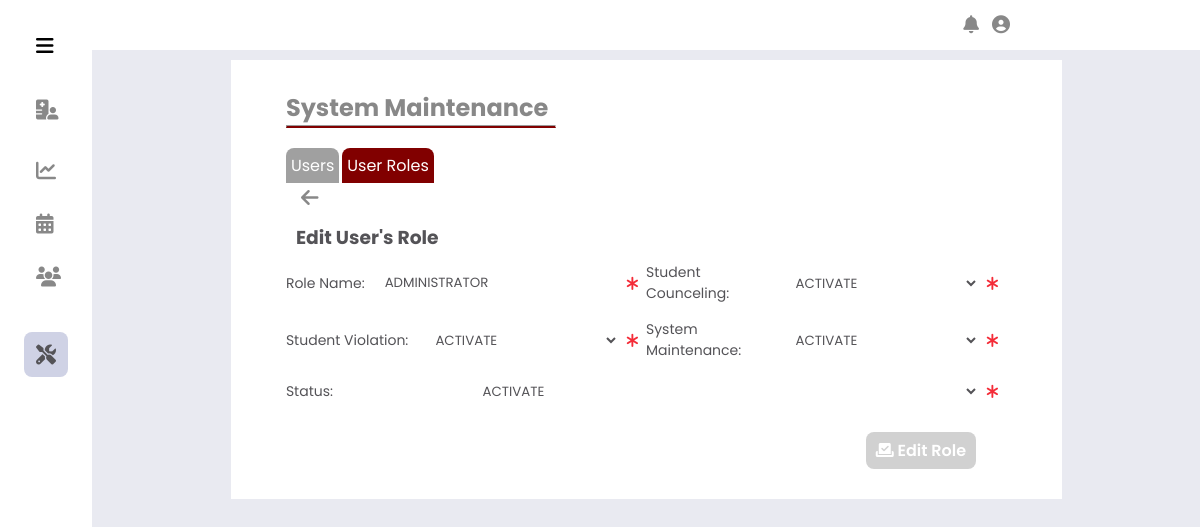
/Administrator/System Edit User Role Maintenance/?role_id=1 (signed in), run on the app's committed database.
### tables this page shows
CREATE TABLE IF NOT EXISTS `adminuserrole` (
  `AdminUserRoleID` int NOT NULL AUTO_INCREMENT,
  `AdminUserRole` varchar(255) NOT NULL,
  `AdminPageStudentCounceling` int NOT NULL,
  `AdminPageViolation` int NOT NULL,
  `AdminMaintenance` int NOT NULL,
  `StatusID` int NOT NULL,
  PRIMARY KEY (`AdminUserRoleID`),
  KEY `accountStatus_rolestats` (`StatusID`),
  KEY `studCounceling_status` (`AdminPageStudentCounceling`),
  KEY `studViolation_status` (`AdminPageViolation`),
  KEY `sysMain_status` (`AdminMaintenance`)
);

CREATE TABLE IF NOT EXISTS `statuscontent` (
  `StatusID` int NOT NULL AUTO_INCREMENT,
  `StatusDescription` varchar(20) NOT NULL,
  PRIMARY KEY (`StatusID`)
);

### Administrator/System Edit User Role Maintenance/index.php (the view, shortened to what this page needs)
<?php
    include_once('../includes/header.php');
    $role_id = $_GET['role_id'];
    $userRole = $conn->query("SELECT * FROM adminuserrole WHERE AdminUserRoleID = '$role_id' ");
    while($row = $userRole->fetch_assoc()){
        $id = $row['AdminUserRoleID']; $roleName = $row['AdminUserRole']; $studentCounc = $row['AdminPageStudentCounceling'];
        $studentViolation = $row['AdminPageViolation'];
        $sysMain = $row['AdminMaintenance']; $status = $row['StatusID'];
    }
?>
    <div class="body_container">
        <div class="content">
            <div class="title">
                <h1>System Maintenance</h1>
                <hr>
            </div>
            <div class="subcontent">
                <?php
                    include '../includes/main_sub_nav.php';
                ?>
                <a href="../System User Role Maintenance/" class="acc_bttn"><i class="fas fa-arrow-left"></i></a>
                <h3 class="subtitle">Edit User's Role</h3>
                <form id="editRole"  method = "POST">
                    <div class="input_group">
                        <div class="input_container">
                            <label for="#" class="label">Role Name: </label>
                            <div class="input " id="input_roleName">
                                <input class="input-field" type="text" placeholder="Insert Role Name" name="roleNameCheck"
                                id="roleNameCheck" value="<?php echo $roleName ?>">
                                <i class="fa-solid fa-asterisk"></i>
                            </div>
                        </div>
                        <div class="input_container">
                            <label for="studCouncheck" class="labelcheck">Student Counceling: </label>
                            <select class="input_fieldselectAdd" name="studCouncheck" id="studCouncheck">
                                    <?php
                                    $statuscheck = mysqli_query($conn, "SELECT StatusID, StatusDescription FROM `statuscontent`");
                                    while($row3 = mysqli_fetch_assoc($statuscheck)){
                                        $statsID = $row3['StatusID']; $statsName = $row3['StatusDescription'];
                                        ?>
                                    <option value = "<?php echo $statsID ?>" <?php if($statsID == $studentCounc ){echo "selected";}?>> <?php echo $statsName?>  </option>
                                <?php }?>
                            </select>
                            <i class="fa-solid fa-asterisk"></i>
                        </div>
                        <div class="input_container">
                            <label for="studViolationcheck" class="labelcheck">Student Violation: </label>
                            <select class="input_fieldselectAdd" name="studViolationcheck" id="studViolationcheck">
                                    <?php
                                    $statuscheck = mysqli_query($conn, "SELECT StatusID, StatusDescription FROM `statuscontent`");
                                    while($row3 = mysqli_fetch_assoc($statuscheck)){
                                        $statsID = $row3['StatusID']; $statsName = $row3['StatusDescription'];
                                        ?>
                                    <option value = "<?php echo $statsID ?>" <?php if($statsID == $studentViolation ){echo "selected";}?>> <?php echo $statsName?>  </option>
                                <?php }?>
                            </select>
                            <i class="fa-solid fa-asterisk"></i>
                        </div>
                        <div class="input_container">
                            <label for="sysMainsCheck" class="labelcheck">System Maintenance: </label>
                            <select class="input_fieldselectAdd" name="sysMainsCheck" id="sysMainsCheck">
                                    <?php
                                    $statuscheck = mysqli_query($conn, "SELECT StatusID, StatusDescription FROM `statuscontent`");
                                    while($row3 = mysqli_fetch_assoc($statuscheck)){
                                        $statsID = $row3['StatusID']; $statsName = $row3['StatusDescription'];
                                        ?>
                                    <option value = "<?php echo $statsID ?>" <?php if($statsID == $sysMain ){echo "selected";}?>> <?php echo $statsName?>  </option>
                                <?php }?>
                            </select>
                            <i class="fa-solid fa-asterisk"></i>
                        </div>
                        <div class="input_container">
                            <label for="sysMainsCheck" class="labelcheck">Status: </label>
                            <select class="input_fieldselectAdd" name="status" id="status" >
                                <?php
                                    $statuscheck = mysqli_query($conn, "SELECT StatusID, StatusDescription FROM `statuscontent`");
                                    while($row3 = mysqli_fetch_assoc($statuscheck)){
                                        $statsID = $row3['StatusID']; $statsName = $row3['StatusDescription'];
                                        ?>
                                    <option value = "<?php echo $statsID ?>" <?php if($statsID == $status ){echo "selected";}?>> <?php echo $statsName?>  </option>
                                <?php }?>
                            </select>
                            <i class="fa-solid fa-asterisk"></i>
                        </div>
                    </div>
                    <div class="action_content">
                        <button class= "bttn" type="submit" name="submit" id="submitRole">
                        <i class="fa-solid fa-check-to-slot"></i> Edit Role</button>
                    </div>
                </form>
            </div>
        </div>
    </div>
</body>
</html>

### Administrator/includes/css/side_nav.css (style rules this page uses)
:root { --nav-width: 92px; --button-color-font-icon: rgb(136, 136, 136); --button-hover-color-font-icon: rgb(84, 83, 87); --button-hover-bg: rgb(207 210 229); --color-content0-bg: white; --body-color: rgb(209, 209, 209); --normal-font-size: 1rem; --small-font-size: .875rem; --z-index: 100; }
* { margin: 0; padding: 0; box-sizing: border-box; font-family: 'Poppins',sans-serif; }
body { margin: 0; position: relative; padding: 0 0 0 5.75rem; transition: .5s; background-color: #e9eaf1; }
h1 { margin: 0; }
.fas { font-size: 1.25rem; margin-right: 3px; }
@media (max-width: 1200px) { .content { width: 75%; } }

### Administrator/includes/css/admin_navbar.css (style rules this page uses)
* { margin: 0; padding: 0; box-sizing: border-box; font-family: 'Poppins',sans-serif; }
:root { --nav-width: 92px; --button-color-font-icon: rgb(136, 136, 136); --button-hover-color-font-icon: rgb(84, 83, 87); --button-hover-bg: rgb(160, 160, 160); --color-content0-bg: white; --maroong-content-bg: #810000; --maroong-content-hover: #630000; --body-color: rgb(209, 209, 209); --dark--color: #45474b; --blue-color: #2a88e6; --normal-font-size: 1rem; --small-font-size: .875rem; --meduim-font-size: 15px; }
body { position: relative; background-color: #e9eaf1; }

### Administrator/includes/css/maintenance.css (style rules this page uses)
:root { --nav-width: 92px; --button-color-font-icon: rgb(136, 136, 136); --button-hover-color-font-icon: rgb(84, 83, 87); --button-hover-bg: rgb(160, 160, 160); --color-content0-bg: white; --maroong-content-bg: #810000; --maroong-content-hover: #630000; --body-color: rgb(209, 209, 209); --normal-font-size: 1rem; --small-font-size: .875rem; --meduim-font-size: 15px; }
* { margin: 0; padding: 0; box-sizing: border-box; font-family: 'Poppins',sans-serif; }
.body_container { display: flex; align-items: center; justify-content: center; padding-top: 50px; padding-bottom: 10px; }
.content { background-color: var(--color-content0-bg); margin-top: 10px; padding: 30px 5% 30px; width: 70%; height: auto; }
.content .title { width: 220px; }
.title h1 { font-size: 1.5rem; color: var(--button-color-font-icon); display: inline-block; }
.title hr { border-bottom: 2px solid var(--maroong-content-bg); }
.content .subcontent { width: 100%; height: auto; padding-bottom: 20px; }
@media (max-width: 1200px) { .content { width: 75%; } }

### Administrator/includes/css/modal_placement.css (style rules this page uses)
:root { --nav-width: 92px; --button-color-font-icon: rgb(136, 136, 136); --button-hover-color-font-icon: rgb(84, 83, 87); --button-hover-bg: rgb(160, 160, 160); --color-content0-bg: white; --maroong-content-bg: #810000; --maroong-content-hover: #630000; --body-color: rgb(209, 209, 209); --normal-font-size: 1rem; --small-font-size: .875rem; --meduim-font-size: 15px; }
* { margin: 0; padding: 0; box-sizing: border-box; font-family: 'Poppins',sans-serif; }

### Administrator/includes/css/modal_upload_placement.css (style rules this page uses)
:root { --nav-width: 92px; --button-color-font-icon: rgb(136, 136, 136); --button-hover-color-font-icon: rgb(84, 83, 87); --button-hover-bg: rgb(160, 160, 160); --color-content0-bg: white; --maroong-content-bg: #810000; --maroong-content-hover: #630000; --body-color: rgb(209, 209, 209); --normal-font-size: 1rem; --small-font-size: .875rem; --meduim-font-size: 15px; }
* { margin: 0; padding: 0; box-sizing: border-box; font-family: 'Poppins',sans-serif; }

### data on the page
adminuserrole: roleNameCheck "ADMINISTRATOR", studCouncheck "ACTIVATE", studViolationcheck "ACTIVATE", sysMainsCheck "ACTIVATE", status "ACTIVATE"
